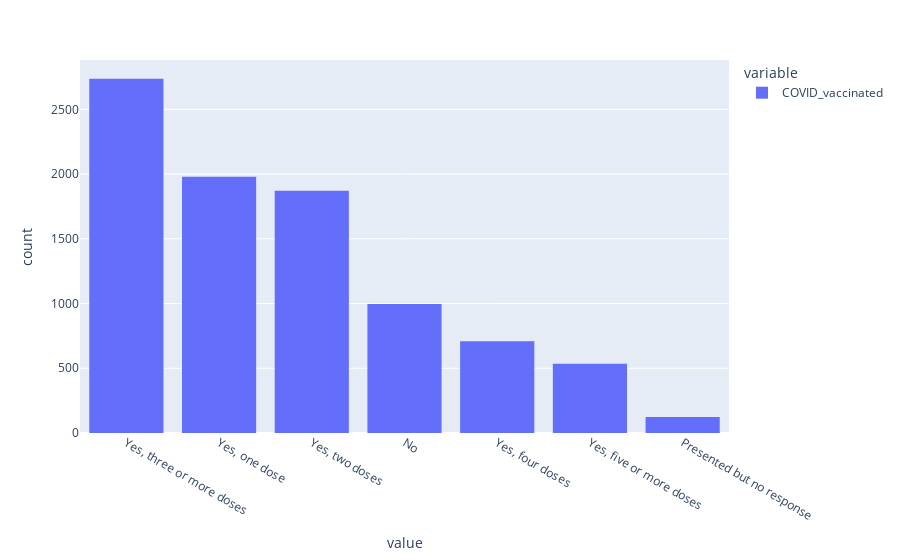

The cell this chart's notebook holds for it:
### Code cell
vaccinated = original_df['COVID_vaccinated']
fig = px.histogram(vaccinated)
fig.show()

### Figure 1 — Plotly figure (JSON) as saved in the notebook; plotly's stock layout.template omitted (floating-point values rounded to 4 significant figures; data arrays with more than 128 entries replaced by an {"elided": "..."} marker saying what was removed)
{"data": [{"alignmentgroup": "True", "bingroup": "x", "hovertemplate": "variable=COVID_vaccinated<br>value=%{x}<br>count=%{y}<extra></extra>", "legendgroup": "COVID_vaccinated", "marker": {"color": "#636efa", "pattern": {"shape": ""}}, "name": "COVID_vaccinated", "offsetgroup": "COVID_vaccinated", "orientation": "v", "showlegend": true, "type": "histogram", "x": {"elided": "11431 str values"}, "xaxis": "x", "yaxis": "y"}], "layout": {"barmode": "relative", "legend": {"title": {"text": "variable"}, "tracegroupgap": 0}, "margin": {"t": 60}, "xaxis": {"anchor": "y", "domain": [0, 1], "title": {"text": "value"}}, "yaxis": {"anchor": "x", "domain": [0, 1], "title": {"text": "count"}}}}
